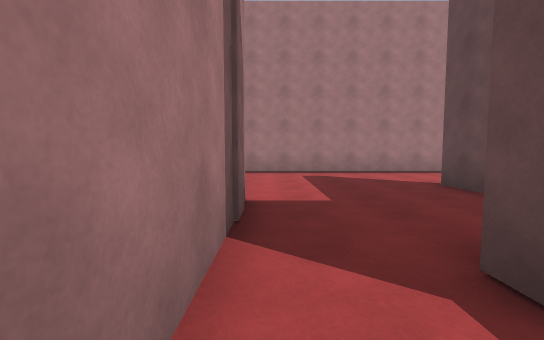
[1] (above)

20 first-person views from a walk through a scene from a Unity 3-D project. The camera is 1.3 m above the floor, tilts 4° down and sees 90° across. The floor is counted in squares, 2 m on a side. Each view is taken from the middle of a square. On the plan, view 1 faces up. The plan holds only what a view shows up to about 9 squares ahead; the rest is blank. The place goes on beyond the plan. The player character is not drawn.

[2]
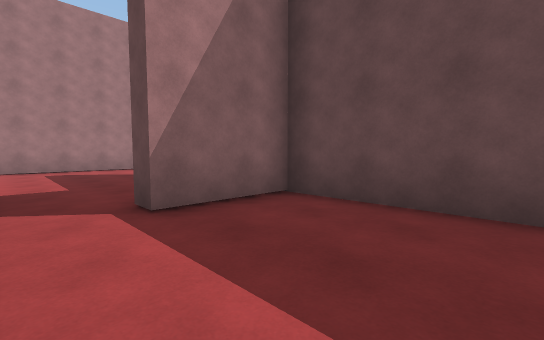

[3]
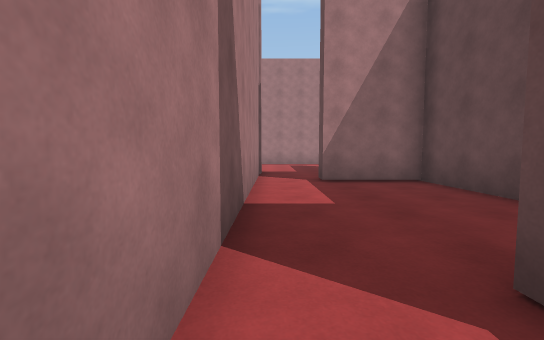

[4]
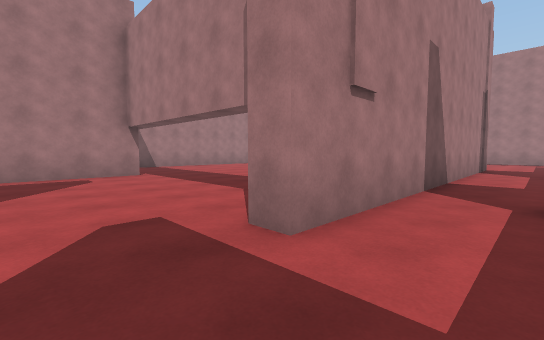

[5]
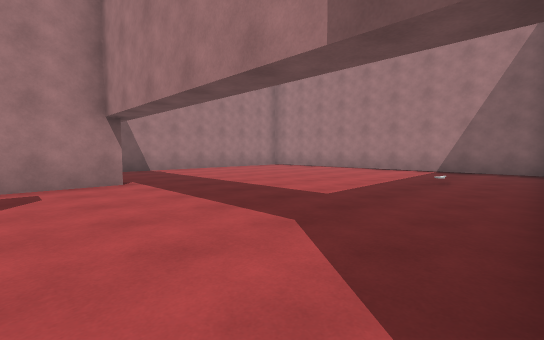

[6]
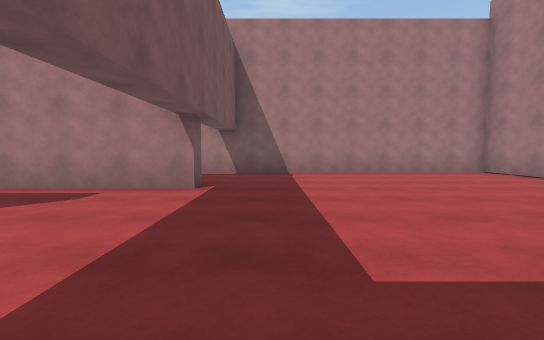

[7]
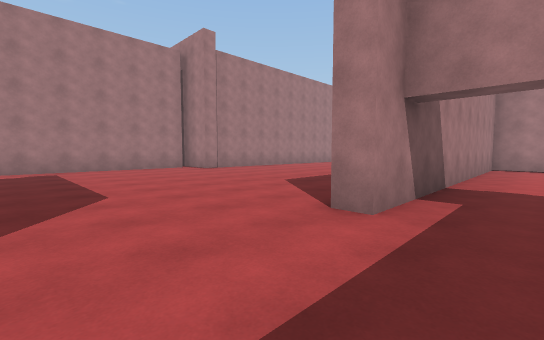

[8]
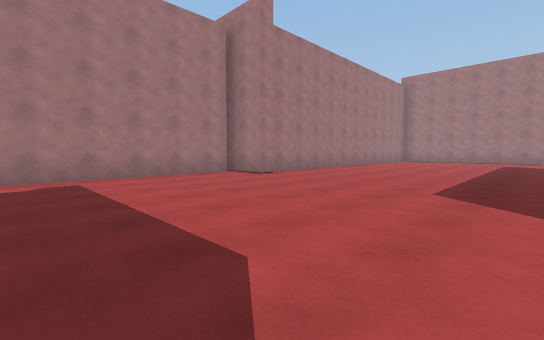

[9]
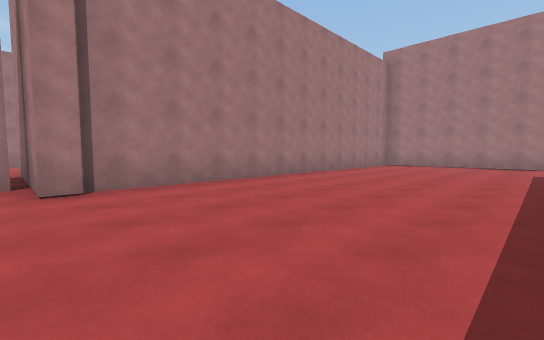

[10]
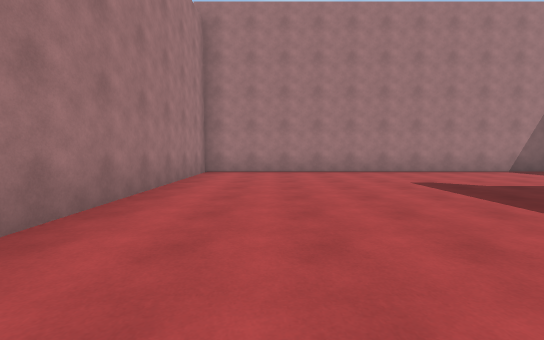

[11]
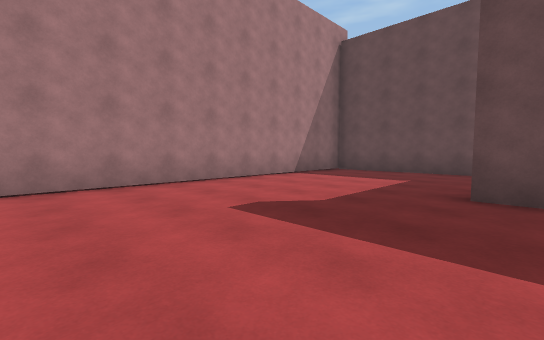

[12]
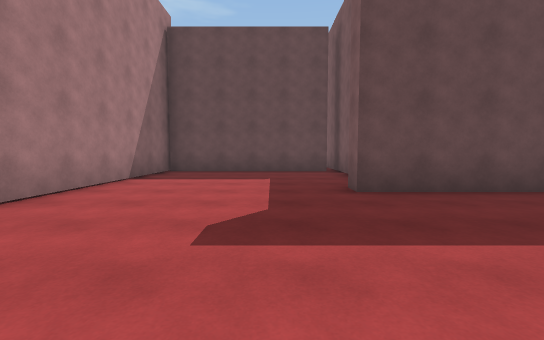

[13]
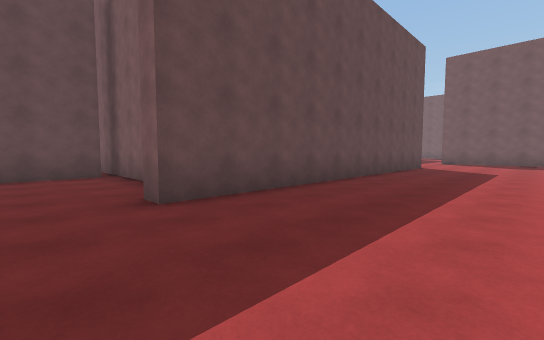

[14]
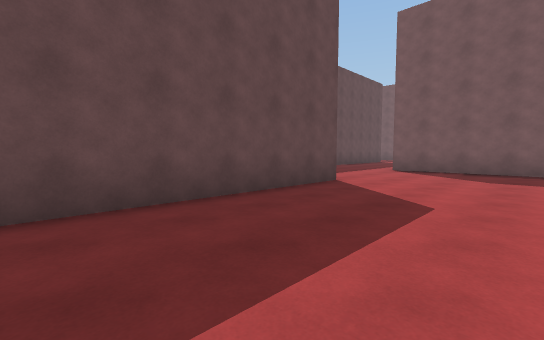

[15]
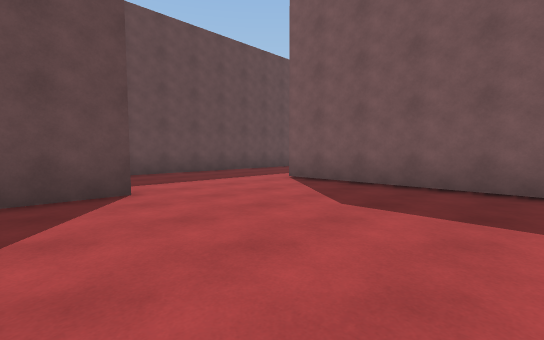

[16]
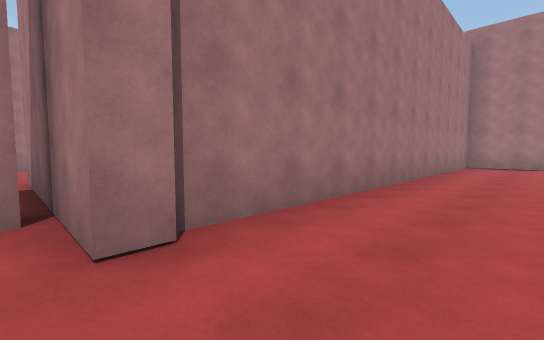

[17]
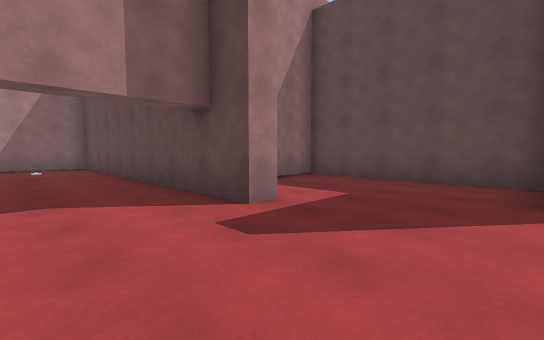

[18]
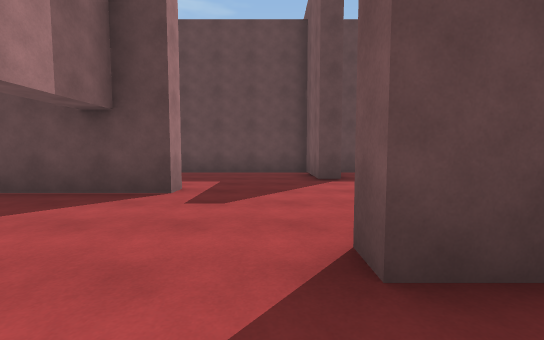

[19]
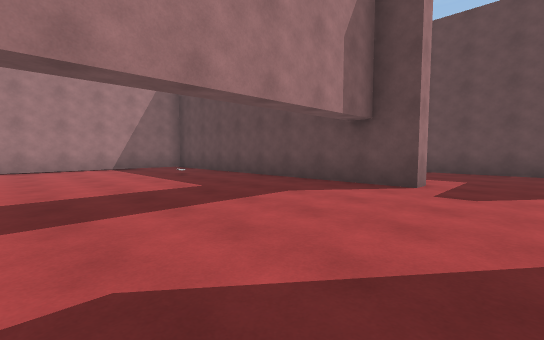

[20]
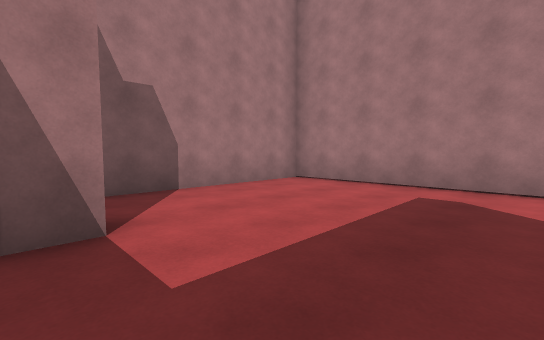

### Floor plan
Points are (right, up) in squares from view 1. A wall is a line through its corners. A room is listed if a view was taken in it or the views show most of it. See-through windows are left out.
Room 1 (views 1, 2, 3, 20)
walls: (-0.3, 3.6) (-0.3, -5.5); (3.3, 4.1) (3.3, 5.2); (3.3, -2.1) (3.3, 0.9) (1.1, 0.9) (1.1, 1.5); (3.5, 8.3) (-2.4, 8.3) (-2.4, 4)
ways out: opening at (0.5, -4.5) to room 2
Room 2 (views 4, 5, 6, 7, 8, 9, 10, 11, 12, 13, 14, 15, 16, 17, 18, 19)
walls: (-7.2, -5.3) (-6.7, -5.3) (-6.7, -8.8); (-8.4, 2.4) (-10.2, 2.4) (-10.2, -6.5) (-10.7, -6.5) (-10.7, 3.6) (-10.1, 3.6); (-8.1, 2.9) (-4.8, 2.9); (-6.3, 3.1) (-6.3, 8.3) (-18, 8.3) (-18, -3.1); (-17.8, -3.1) (-17.8, -3.6); (-7.2, -10) (-7.2, -7.4); (-19.1, -3.9) (-19.1, -9.1); (-15.1, -10.1) (-10.5, -10.1); (-3.7, -9.4) (-3.7, -8.6) (-3.1, -8.6); (-1, 2.4) (-6, 2.4); (-0.3, -5.5) (-0.3, -6.5) (-0.8, -6.5) (-0.8, 1.6); (1.1, -9.6) (1.1, -9.1) (3.3, -9.1) (3.3, -4.3) (1.9, -4.3); (3.3, -10.5) (3.3, -10)
ways out: opening at (0.5, -4.5) to room 1

Positions as (right, up) in squares from view 1, and headings:
1: (0, 0), facing up
2: (0, -2), facing up-right
3: (0, -5), facing up
4: (1, -8), facing up-left
5: (-1, -7), facing up-left
6: (-2, -4), facing left
7: (-9, -9), facing up-left
8: (-12, -9), facing up-left
9: (-13, -4), facing up-left
10: (-16, 0), facing up
11: (-15, 3), facing up-right
12: (-15, 5), facing right
13: (-14, 5), facing down-right
14: (-14, -1), facing down-right
15: (-15, -5), facing down-right
16: (-16, -4), facing up-left
17: (-3, -9), facing up-right
18: (-5, -8), facing right
19: (-6, -8), facing up-right
20: (2, 3), facing up-left
